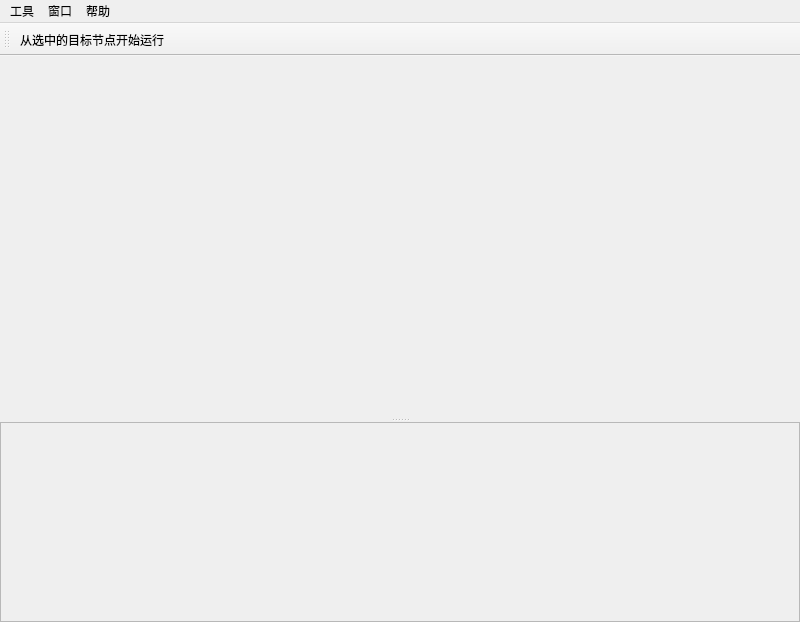
<?xml version="1.0" encoding="UTF-8"?>
<ui version="4.0">
 <class>MainWindow</class>
 <widget class="QMainWindow" name="MainWindow">
  <property name="geometry">
   <rect>
    <x>0</x>
    <y>0</y>
    <width>800</width>
    <height>622</height>
   </rect>
  </property>
  <property name="windowTitle">
   <string>GraphExecuter</string>
  </property>
  <widget class="QWidget" name="centralwidget">
   <layout class="QVBoxLayout" name="verticalLayout_3">
    <property name="spacing">
     <number>0</number>
    </property>
    <property name="leftMargin">
     <number>0</number>
    </property>
    <property name="topMargin">
     <number>0</number>
    </property>
    <property name="rightMargin">
     <number>0</number>
    </property>
    <property name="bottomMargin">
     <number>0</number>
    </property>
    <item>
     <widget class="QSplitter" name="splitter">
      <property name="orientation">
       <enum>Qt::Orientation::Vertical</enum>
      </property>
      <widget class="QStackedWidget" name="stackedWidget">
       <property name="currentIndex">
        <number>1</number>
       </property>
       <widget class="QWidget" name="page_window1">
        <layout class="QVBoxLayout" name="verticalLayout_2">
         <property name="leftMargin">
          <number>0</number>
         </property>
         <property name="topMargin">
          <number>0</number>
         </property>
         <property name="rightMargin">
          <number>0</number>
         </property>
         <property name="bottomMargin">
          <number>0</number>
         </property>
         <item>
          <widget class="QScrollArea" name="scrollArea">
           <property name="widgetResizable">
            <bool>true</bool>
           </property>
           <widget class="QWidget" name="scrollAreaWidgetContents">
            <property name="geometry">
             <rect>
              <x>0</x>
              <y>0</y>
              <width>98</width>
              <height>28</height>
             </rect>
            </property>
            <widget class="QPushButton" name="pushButton">
             <property name="geometry">
              <rect>
               <x>240</x>
               <y>110</y>
               <width>151</width>
               <height>31</height>
              </rect>
             </property>
             <property name="text">
              <string>PushButton</string>
             </property>
            </widget>
            <widget class="QCheckBox" name="checkBox">
             <property name="geometry">
              <rect>
               <x>420</x>
               <y>170</y>
               <width>82</width>
               <height>20</height>
              </rect>
             </property>
             <property name="text">
              <string>CheckBox</string>
             </property>
            </widget>
            <widget class="QRadioButton" name="radioButton">
             <property name="geometry">
              <rect>
               <x>160</x>
               <y>170</y>
               <width>98</width>
               <height>20</height>
              </rect>
             </property>
             <property name="text">
              <string>RadioButton</string>
             </property>
            </widget>
           </widget>
          </widget>
         </item>
        </layout>
       </widget>
       <widget class="QWidget" name="page_window2">
        <layout class="QVBoxLayout" name="verticalLayout_5">
         <property name="spacing">
          <number>0</number>
         </property>
         <property name="leftMargin">
          <number>0</number>
         </property>
         <property name="topMargin">
          <number>0</number>
         </property>
         <property name="rightMargin">
          <number>0</number>
         </property>
         <property name="bottomMargin">
          <number>0</number>
         </property>
         <item>
          <layout class="QVBoxLayout" name="verticalLayout_graph"/>
         </item>
        </layout>
       </widget>
      </widget>
      <widget class="QFrame" name="frame">
       <property name="minimumSize">
        <size>
         <width>0</width>
         <height>200</height>
        </size>
       </property>
       <property name="frameShape">
        <enum>QFrame::Shape::StyledPanel</enum>
       </property>
       <property name="frameShadow">
        <enum>QFrame::Shadow::Raised</enum>
       </property>
       <layout class="QVBoxLayout" name="verticalLayout">
        <property name="spacing">
         <number>0</number>
        </property>
        <property name="leftMargin">
         <number>0</number>
        </property>
        <property name="topMargin">
         <number>0</number>
        </property>
        <property name="rightMargin">
         <number>0</number>
        </property>
        <property name="bottomMargin">
         <number>0</number>
        </property>
        <item>
         <layout class="QVBoxLayout" name="verticalLayout_msg">
          <property name="spacing">
           <number>0</number>
          </property>
         </layout>
        </item>
       </layout>
      </widget>
     </widget>
    </item>
   </layout>
  </widget>
  <widget class="QMenuBar" name="menuBar">
   <property name="geometry">
    <rect>
     <x>0</x>
     <y>0</y>
     <width>800</width>
     <height>21</height>
    </rect>
   </property>
   <property name="font">
    <font>
     <bold>false</bold>
    </font>
   </property>
   <widget class="QMenu" name="menuHelp">
    <property name="font">
     <font>
      <bold>false</bold>
     </font>
    </property>
    <property name="title">
     <string>帮助</string>
    </property>
    <addaction name="actionOpen_log_dir"/>
    <addaction name="actionUserGuide"/>
    <addaction name="actionUpdate_log"/>
   </widget>
   <widget class="QMenu" name="menuWindow">
    <property name="title">
     <string>窗口</string>
    </property>
    <addaction name="actionWindow1"/>
    <addaction name="actionWindow2"/>
   </widget>
   <widget class="QMenu" name="menuTools">
    <property name="title">
     <string>工具</string>
    </property>
    <addaction name="actionexetute_from_goal_node"/>
    <addaction name="actionexecute_graph"/>
   </widget>
   <addaction name="menuTools"/>
   <addaction name="menuWindow"/>
   <addaction name="menuHelp"/>
  </widget>
  <widget class="QToolBar" name="toolBar">
   <property name="windowTitle">
    <string>toolBar</string>
   </property>
   <attribute name="toolBarArea">
    <enum>TopToolBarArea</enum>
   </attribute>
   <attribute name="toolBarBreak">
    <bool>false</bool>
   </attribute>
   <addaction name="actionexetute_from_goal_node"/>
  </widget>
  <action name="actionCheck_for_updates">
   <property name="text">
    <string>Check for updates</string>
   </property>
  </action>
  <action name="actionUser_Guide">
   <property name="text">
    <string>User Guide</string>
   </property>
  </action>
  <action name="actionOpen_log_dir">
   <property name="text">
    <string>打开日志文件夹</string>
   </property>
   <property name="font">
    <font/>
   </property>
  </action>
  <action name="actionUpdate_log">
   <property name="text">
    <string>更新记录</string>
   </property>
   <property name="font">
    <font/>
   </property>
  </action>
  <action name="actionUserGuide">
   <property name="text">
    <string>用户教程</string>
   </property>
  </action>
  <action name="actionWindow1">
   <property name="text">
    <string>窗口1</string>
   </property>
  </action>
  <action name="action">
   <property name="text">
    <string>从选中节点执行</string>
   </property>
  </action>
  <action name="actionexecute_all_node">
   <property name="text">
    <string>执行所有节点</string>
   </property>
  </action>
  <action name="actionexecute_graph">
   <property name="text">
    <string>运行整图</string>
   </property>
   <property name="iconText">
    <string>从所有的目标节点开始创建多线程运行整个图</string>
   </property>
   <property name="toolTip">
    <string>从所有的目标节点开始创建多线程运行整个图</string>
   </property>
  </action>
  <action name="actionWindow2">
   <property name="text">
    <string>窗口2</string>
   </property>
  </action>
  <action name="actionexetute_from_goal_node">
   <property name="text">
    <string>选中目标节点运行</string>
   </property>
   <property name="iconText">
    <string>从选中的目标节点开始运行</string>
   </property>
   <property name="toolTip">
    <string>从选中的目标节点开始运行</string>
   </property>
  </action>
 </widget>
 <resources/>
 <connections/>
</ui>
